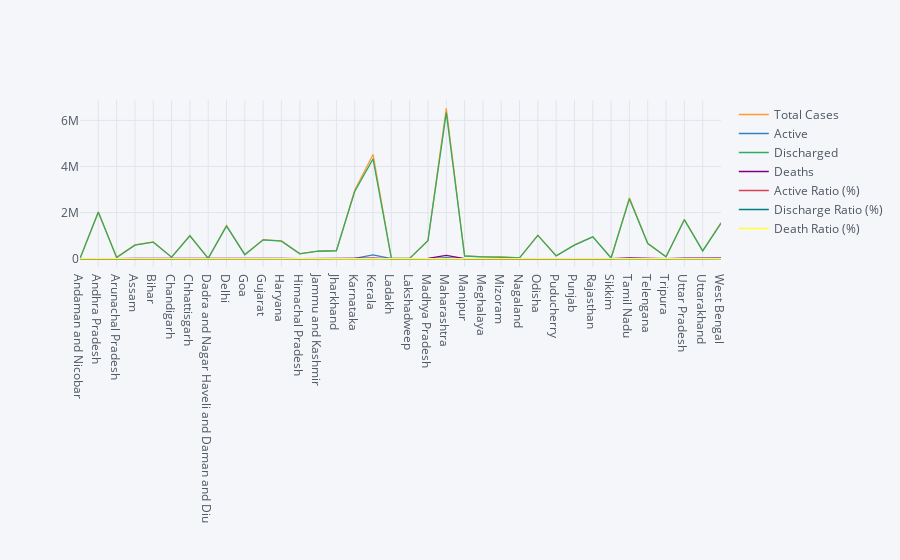

The notebook cell this image was saved under:
### Code cell
plt.figure(figsize=(12,10))
df.iplot(x='State/UTs')
plt.tight_layout()

### Figure 1 — Plotly figure (JSON) as saved in the notebook; plotly's stock layout.template omitted (floating-point values rounded to 4 significant figures)
{"data": [{"line": {"color": "rgba(255, 153, 51, 1.0)", "dash": "solid", "shape": "linear", "width": 1.3}, "mode": "lines", "name": "Total Cases", "text": "", "type": "scatter", "x": ["Andaman and Nicobar", "Andhra Pradesh", "Arunachal Pradesh", "Assam", "Bihar", "Chandigarh", "Chhattisgarh", "Dadra and Nagar Haveli and Daman and Diu", "Delhi", "Goa", "Gujarat", "Haryana", "Himachal Pradesh", "Jammu and Kashmir", "Jharkhand", "Karnataka", "Kerala", "Ladakh", "Lakshadweep", "Madhya Pradesh", "Maharashtra", "Manipur", "Meghalaya", "Mizoram", "Nagaland", "Odisha", "Puducherry", "Punjab", "Rajasthan", "Sikkim", "Tamil Nadu", "Telengana", "Tripura", "Uttar Pradesh", "Uttarakhand", "West Bengal"], "y": [7600, 2039529, 54126, 598423, 725901, 65188, 1005094, 10670, 1438517, 175583, 825737, 770746, 217140, 328069, 348125, 2968543, 4524158, 20737, 10359, 792402, 6524498, 118673, 79667, 81460, 30907, 1020754, 125517, 601323, 954263, 30971, 2647041, 663662, 83905, 1709680, 343393, 1562173]}, {"line": {"color": "rgba(55, 128, 191, 1.0)", "dash": "solid", "shape": "linear", "width": 1.3}, "mode": "lines", "name": "Active", "text": "", "type": "scatter", "x": ["Andaman and Nicobar", "Andhra Pradesh", "Arunachal Pradesh", "Assam", "Bihar", "Chandigarh", "Chhattisgarh", "Dadra and Nagar Haveli and Daman and Diu", "Delhi", "Goa", "Gujarat", "Haryana", "Himachal Pradesh", "Jammu and Kashmir", "Jharkhand", "Karnataka", "Kerala", "Ladakh", "Lakshadweep", "Madhya Pradesh", "Maharashtra", "Manipur", "Meghalaya", "Mizoram", "Nagaland", "Odisha", "Puducherry", "Punjab", "Rajasthan", "Sikkim", "Tamil Nadu", "Telengana", "Tripura", "Uttar Pradesh", "Uttarakhand", "West Bengal"], "y": [13, 14388, 410, 4984, 69, 41, 297, 0, 379, 810, 133, 340, 1616, 1461, 55, 14386, 167578, 138, 8, 96, 45229, 2183, 1896, 15140, 467, 4947, 867, 307, 91, 654, 16984, 4991, 346, 194, 267, 7810]}, {"line": {"color": "rgba(50, 171, 96, 1.0)", "dash": "solid", "shape": "linear", "width": 1.3}, "mode": "lines", "name": "Discharged", "text": "", "type": "scatter", "visible": true, "x": ["Andaman and Nicobar", "Andhra Pradesh", "Arunachal Pradesh", "Assam", "Bihar", "Chandigarh", "Chhattisgarh", "Dadra and Nagar Haveli and Daman and Diu", "Delhi", "Goa", "Gujarat", "Haryana", "Himachal Pradesh", "Jammu and Kashmir", "Jharkhand", "Karnataka", "Kerala", "Ladakh", "Lakshadweep", "Madhya Pradesh", "Maharashtra", "Manipur", "Meghalaya", "Mizoram", "Nagaland", "Odisha", "Puducherry", "Punjab", "Rajasthan", "Sikkim", "Tamil Nadu", "Telengana", "Tripura", "Uttar Pradesh", "Uttarakhand", "West Bengal"], "y": [7458, 2011063, 53444, 587632, 716173, 64329, 991234, 10666, 1413053, 171478, 815522, 760598, 211871, 322191, 342937, 2916530, 4332897, 20392, 10300, 781789, 6340723, 114658, 76391, 66057, 29786, 1007666, 122818, 584517, 945218, 29937, 2594697, 654765, 82750, 1686599, 335736, 1535699]}, {"line": {"color": "rgba(128, 0, 128, 1.0)", "dash": "solid", "shape": "linear", "width": 1.3}, "mode": "lines", "name": "Deaths", "text": "", "type": "scatter", "x": ["Andaman and Nicobar", "Andhra Pradesh", "Arunachal Pradesh", "Assam", "Bihar", "Chandigarh", "Chhattisgarh", "Dadra and Nagar Haveli and Daman and Diu", "Delhi", "Goa", "Gujarat", "Haryana", "Himachal Pradesh", "Jammu and Kashmir", "Jharkhand", "Karnataka", "Kerala", "Ladakh", "Lakshadweep", "Madhya Pradesh", "Maharashtra", "Manipur", "Meghalaya", "Mizoram", "Nagaland", "Odisha", "Puducherry", "Punjab", "Rajasthan", "Sikkim", "Tamil Nadu", "Telengana", "Tripura", "Uttar Pradesh", "Uttarakhand", "West Bengal"], "y": [129, 14078, 272, 5807, 9659, 818, 13563, 4, 25085, 3295, 10082, 9808, 3653, 4417, 5133, 37627, 23683, 207, 51, 10517, 138546, 1832, 1380, 263, 654, 8141, 1832, 16499, 8954, 380, 35360, 3906, 809, 22887, 7390, 18664]}, {"line": {"color": "rgba(219, 64, 82, 1.0)", "dash": "solid", "shape": "linear", "width": 1.3}, "mode": "lines", "name": "Active Ratio (%)", "text": "", "type": "scatter", "x": ["Andaman and Nicobar", "Andhra Pradesh", "Arunachal Pradesh", "Assam", "Bihar", "Chandigarh", "Chhattisgarh", "Dadra and Nagar Haveli and Daman and Diu", "Delhi", "Goa", "Gujarat", "Haryana", "Himachal Pradesh", "Jammu and Kashmir", "Jharkhand", "Karnataka", "Kerala", "Ladakh", "Lakshadweep", "Madhya Pradesh", "Maharashtra", "Manipur", "Meghalaya", "Mizoram", "Nagaland", "Odisha", "Puducherry", "Punjab", "Rajasthan", "Sikkim", "Tamil Nadu", "Telengana", "Tripura", "Uttar Pradesh", "Uttarakhand", "West Bengal"], "y": [0.17, 0.71, 0.76, 0.83, 0.01, 0.06, 0.03, 0, 0.03, 0.46, 0.02, 0.04, 0.74, 0.45, 0.02, 0.48, 3.7, 0.67, 0.08, 0.01, 0.69, 1.84, 2.38, 18.59, 1.51, 0.48, 0.69, 0.05, 0.01, 2.11, 0.64, 0.75, 0.41, 0.01, 0.08, 0.5]}, {"line": {"color": "rgba(0, 128, 128, 1.0)", "dash": "solid", "shape": "linear", "width": 1.3}, "mode": "lines", "name": "Discharge Ratio (%)", "text": "", "type": "scatter", "x": ["Andaman and Nicobar", "Andhra Pradesh", "Arunachal Pradesh", "Assam", "Bihar", "Chandigarh", "Chhattisgarh", "Dadra and Nagar Haveli and Daman and Diu", "Delhi", "Goa", "Gujarat", "Haryana", "Himachal Pradesh", "Jammu and Kashmir", "Jharkhand", "Karnataka", "Kerala", "Ladakh", "Lakshadweep", "Madhya Pradesh", "Maharashtra", "Manipur", "Meghalaya", "Mizoram", "Nagaland", "Odisha", "Puducherry", "Punjab", "Rajasthan", "Sikkim", "Tamil Nadu", "Telengana", "Tripura", "Uttar Pradesh", "Uttarakhand", "West Bengal"], "y": [98.13, 98.6, 98.74, 98.2, 98.66, 98.68, 98.62, 99.96, 98.23, 97.66, 98.76, 98.68, 97.57, 98.21, 98.51, 98.25, 95.77, 98.34, 99.43, 98.66, 97.18, 96.62, 95.89, 81.09, 96.37, 98.72, 97.85, 97.21, 99.05, 96.66, 98.02, 98.66, 98.62, 98.65, 97.77, 98.31]}, {"line": {"color": "rgba(255, 255, 51, 1.0)", "dash": "solid", "shape": "linear", "width": 1.3}, "mode": "lines", "name": "Death Ratio (%)", "text": "", "type": "scatter", "x": ["Andaman and Nicobar", "Andhra Pradesh", "Arunachal Pradesh", "Assam", "Bihar", "Chandigarh", "Chhattisgarh", "Dadra and Nagar Haveli and Daman and Diu", "Delhi", "Goa", "Gujarat", "Haryana", "Himachal Pradesh", "Jammu and Kashmir", "Jharkhand", "Karnataka", "Kerala", "Ladakh", "Lakshadweep", "Madhya Pradesh", "Maharashtra", "Manipur", "Meghalaya", "Mizoram", "Nagaland", "Odisha", "Puducherry", "Punjab", "Rajasthan", "Sikkim", "Tamil Nadu", "Telengana", "Tripura", "Uttar Pradesh", "Uttarakhand", "West Bengal"], "y": [1.7, 0.69, 0.5, 0.97, 1.33, 1.25, 1.35, 0.04, 1.74, 1.88, 1.22, 1.27, 1.68, 1.35, 1.47, 1.27, 0.52, 1, 0.49, 1.33, 2.12, 1.54, 1.73, 0.32, 2.12, 0.8, 1.46, 2.74, 0.94, 1.23, 1.34, 0.59, 0.96, 1.34, 2.15, 1.19]}], "layout": {"autosize": true, "legend": {"bgcolor": "#F5F6F9", "font": {"color": "#4D5663"}}, "paper_bgcolor": "#F5F6F9", "plot_bgcolor": "#F5F6F9", "title": {"font": {"color": "#4D5663"}}, "xaxis": {"autorange": true, "gridcolor": "#E1E5ED", "range": [0, 35], "showgrid": true, "tickfont": {"color": "#4D5663"}, "title": {"font": {"color": "#4D5663"}, "text": ""}, "type": "category", "zerolinecolor": "#E1E5ED"}, "yaxis": {"autorange": true, "gridcolor": "#E1E5ED", "range": [-362500.0, 6887000.0], "showgrid": true, "tickfont": {"color": "#4D5663"}, "title": {"font": {"color": "#4D5663"}, "text": ""}, "type": "linear", "zerolinecolor": "#E1E5ED"}}}
